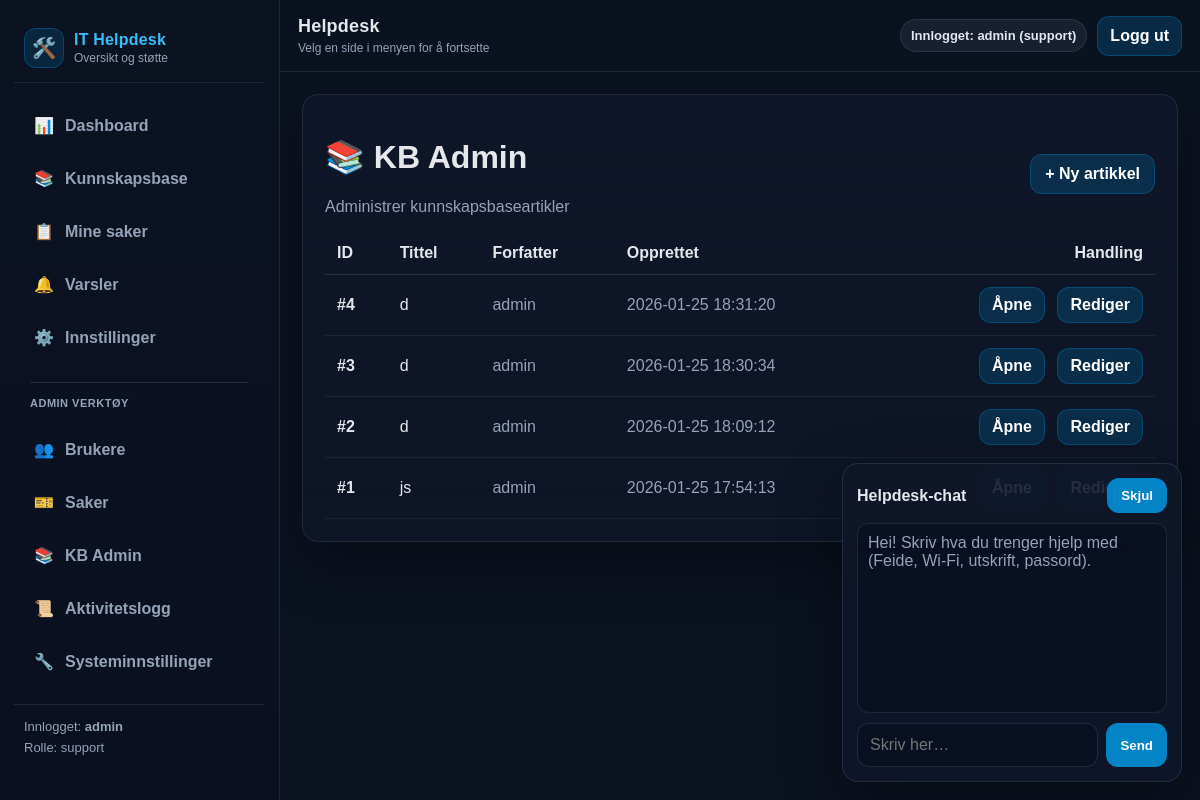
The page /admin/kb-admin (signed in) on the database its author committed.
### tables this page shows
CREATE TABLE articles (
            id INTEGER PRIMARY KEY AUTOINCREMENT,
            title TEXT NOT NULL,
            content TEXT NOT NULL,
            author TEXT NOT NULL,
            created_at TEXT NOT NULL DEFAULT (datetime('now')),
            updated_at TEXT
        );

### routes.py (the view)
@bp.route("/admin/kb-admin")
def kb_admin():
    return admin_kb()

### __init__.py (called while the page is built)
def create_app():
    app = Flask(__name__)
    app.config.from_object(Config)
    init_mail(app)
    @app.after_request
    def set_security_headers(response):
        response.headers['X-Content-Type-Options'] = 'nosniff'
        response.headers['X-Frame-Options'] = 'DENY'
        response.headers['X-XSS-Protection'] = '1; mode=block'
        return response
    from .routes import bp
    app.register_blueprint(bp)
    return app

### db.py (called while the page is built)
def count_notifications(user: str) -> int:
    conn = _conn()
    cur = conn.cursor()
    cur.execute("SELECT COUNT(*) AS c FROM notifications WHERE user = ? AND read = 0", (user,))
    row = cur.fetchone()
    conn.close()
    return int(row["c"]) if row else 0

def get_articles() -> List[Dict[str, Any]]:
    conn = _conn()
    cur = conn.cursor()
    cur.execute("SELECT id, title, author, created_at FROM articles ORDER BY id DESC")
    rows = cur.fetchall()
    conn.close()
    return [dict(r) for r in rows]

def _conn() -> sqlite3.Connection:
    DB_PATH.parent.mkdir(parents=True, exist_ok=True)
    conn = sqlite3.connect(DB_PATH)
    conn.row_factory = sqlite3.Row
    return conn

### routes.py (called while the page is built)
def current_user():
    return session.get("user")

def current_role():
    return session.get("role")

@bp.before_app_request
def ensure_db():
    try:
        init_db()
    except Exception as e:
        logger.error(f"Database initialization failed: {e}")

@bp.context_processor
def inject_notification_count():
    if current_user():
        try:
            return {"notif_count": count_notifications(current_user())}
        except Exception:
            return {"notif_count": 0}
    return {"notif_count": 0}

@bp.route("/admin/kb")
def admin_kb():
    user = current_user()
    if not user or current_role() != "support":
        abort(403)
    try:
        articles = get_articles()
    except Exception:
        articles = []
    return render_template("admin_kb.html", articles=articles)

### templates/admin_kb.html (shortened to what this page needs)
{% extends "base.html" %}
{% block content %}
<div class="card" style="display:flex; justify-content:space-between; align-items:center; gap:12px; flex-wrap:wrap;">
  <div>
    <h1>📚 KB Admin</h1>
    <p class="muted">Administrer kunnskapsbaseartikler</p>
  </div>
  <a class="btn" href="{{ url_for('main.create_article_view') }}" style="padding:10px 14px; border-radius:12px;">+ Ny artikkel</a>
</div>
<div class="card">
  <table style="width:100%; border-collapse:collapse;">
    <thead>
      <tr style="border-bottom:1px solid rgba(148,163,184,.18);">
        <th style="padding:12px; text-align:left;">ID</th>
        <th style="padding:12px; text-align:left;">Tittel</th>
        <th style="padding:12px; text-align:left;">Forfatter</th>
        <th style="padding:12px; text-align:left;">Opprettet</th>
        <th style="padding:12px; text-align:right;">Handling</th>
      </tr>
    </thead>
    <tbody>
      {% for a in articles %}
      <tr style="border-bottom:1px solid rgba(148,163,184,.10);">
        <td style="padding:12px;"><strong>#{{ a.id }}</strong></td>
        <td style="padding:12px;">{{ a.title }}</td>
        <td style="padding:12px; color:#94a3b8;">{{ a.author }}</td>
        <td style="padding:12px; color:#94a3b8;">{{ a.created_at }}</td>
        <td style="padding:12px; text-align:right;">
          <a class="btn" href="{{ url_for('main.view_article', article_id=a.id) }}" style="padding:8px 12px; border-radius:12px;">Åpne</a>
          <a class="btn" href="{{ url_for('main.edit_article_view', article_id=a.id) }}" style="padding:8px 12px; border-radius:12px; margin-left:8px;">Rediger</a>
        </td>
      </tr>
      {% endfor %}
    </tbody>
  </table>
</div>
{% endblock %}

### templates/base.html (style rules this page uses)
:root { --bg:#0b1220; --panel:#0f172a; --panel2:#111c33; --border:rgba(148,163,184,.14); --muted:#94a3b8; --text:#e5e7eb; --primary:#0284c7; --primaryHover:#0ea5e9; --sidebarW: 280px; --topbarH: 72px; --radius: 16px; }
* { box-sizing:border-box; }
html, body { height:100%; }
body { margin:0; font-family: Arial, sans-serif; background:var(--bg); color:var(--text); }
.btn { display:inline-flex; align-items:center; gap:8px; padding:10px 12px; border-radius:12px; text-decoration:none; font-weight:900; border:1px solid rgba(2,132,199,.35); background:rgba(2,132,199,.22); color:#fff; }
.muted { color:var(--muted); }

### rows shown on the page
articles: id "4", title "d", author "admin", created_at "2026-01-25 18:31:20"
articles: id "3", title "d", author "admin", created_at "2026-01-25 18:30:34"
articles: id "2", title "d", author "admin", created_at "2026-01-25 18:09:12"
articles: id "1", title "js", author "admin", created_at "2026-01-25 17:54:13"

### other values the page prints
{{ session.get("user") }} "admin"
{{ session.get("role") }} "support"
